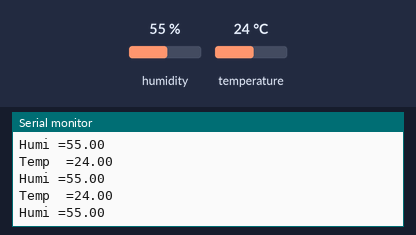
Recording of a sketch running on a simulated Arduino Uno, built with avr-gcc and run on an emulated ATmega328P. Shown: the last lines printed to the serial monitor. Inputs (shaded band) come from the test bench; at power-on: humidity 55 %, temperature 24 °C.

Above: at 2.8 s.
2.9 s: humidity set to 22 %
At 5.5 s:
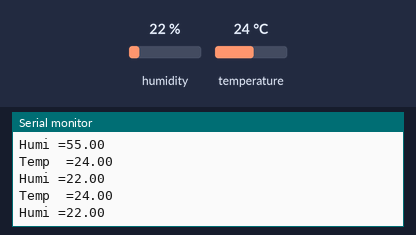
5.6 s: temperature set to 12 °C
At 7.6 s:
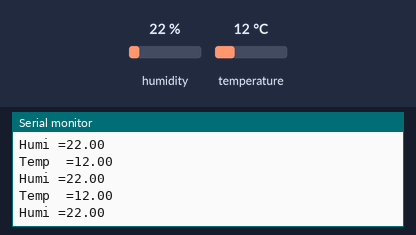
8.3 s: humidity set to 40 %
At 10.5 s:
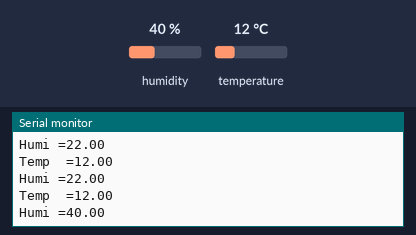
Timing chart, 0 to 12.0 s (numbered marks = the images above; inputs shaded):
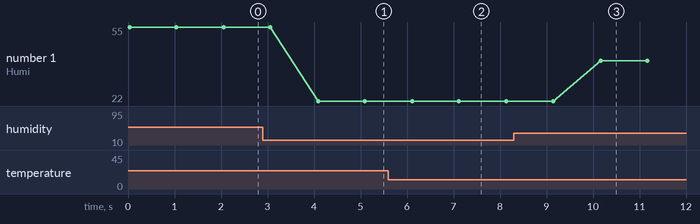

Measured:
- after the input at 2.9 s, the serial monitor: prints a new line after 1.2 s (image 1)
- after the input at 5.6 s, the serial monitor: prints a new line after 0.50 s (image 2)
- after the input at 8.3 s, the serial monitor: prints a new line after 1.9 s (image 3)
- plotted number 1: 55 → 22 after the input at 2.9 s, 22 → 40 after the input at 8.3 s

The sketch:

dht_nan.ino
```cpp
//Tmp + Humi
#include <DHT.h>
#define DHTPIN 12
#define DHTTYPE DHT11
DHT dht(DHTPIN, DHTTYPE);

void setup()
{
 Serial.begin(9600);
dht.begin();
}

void loop()
{
float t = dht.readTemperature();
float h = dht.readHumidity();
 Serial.print("Temp  =");
Serial.println(t);
 Serial.print("Humi =");
Serial.println(h);
delay(1000);
}
```
